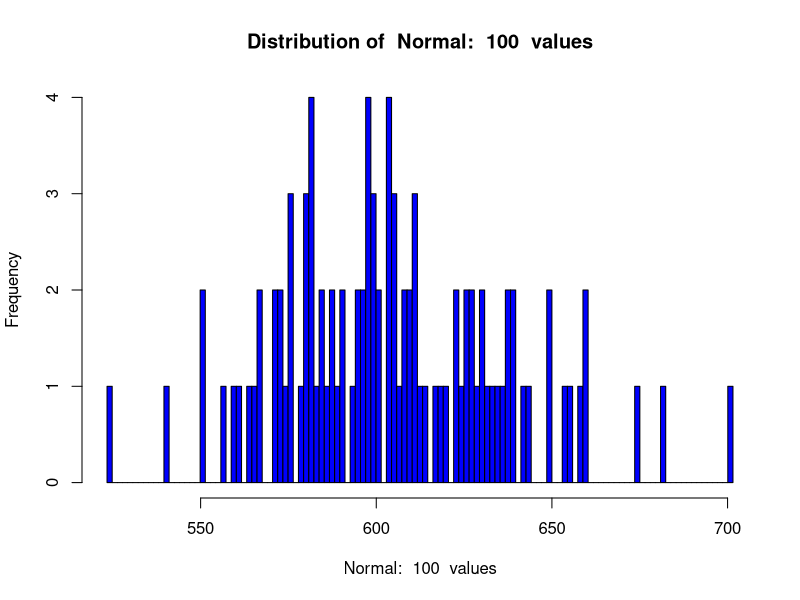
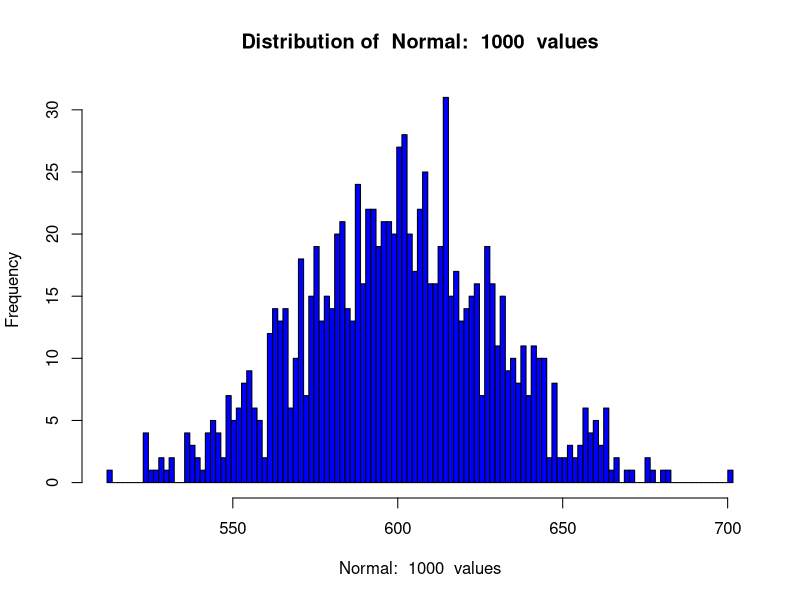
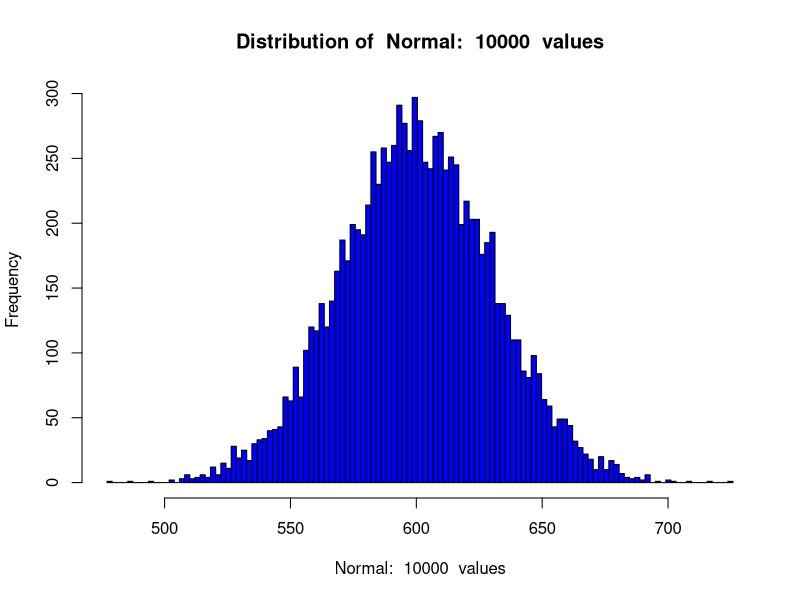
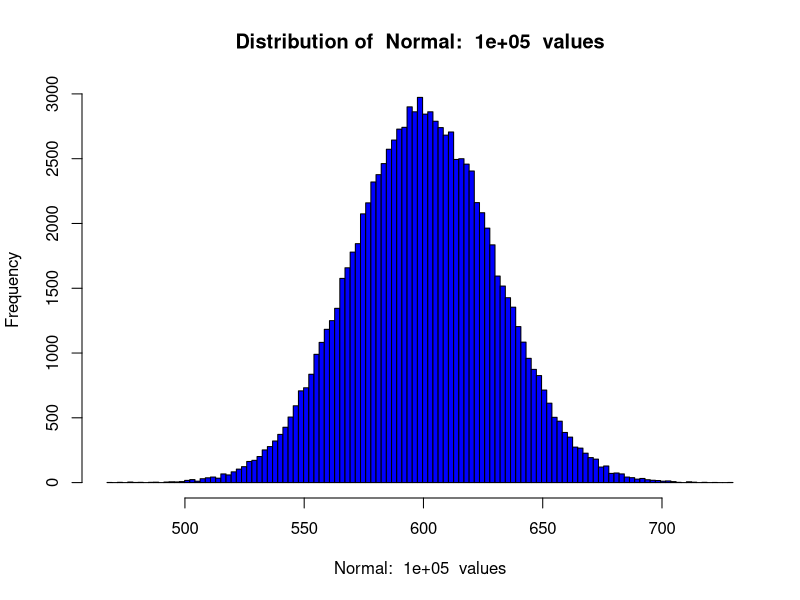
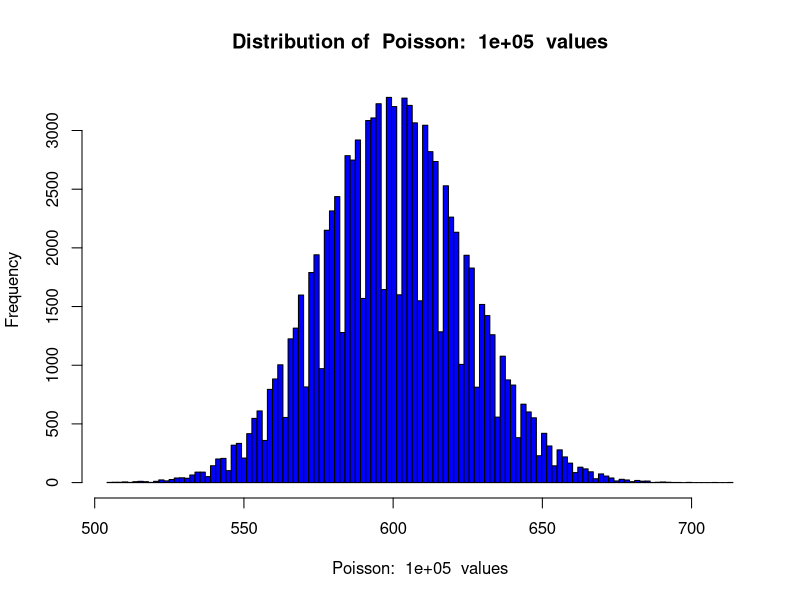
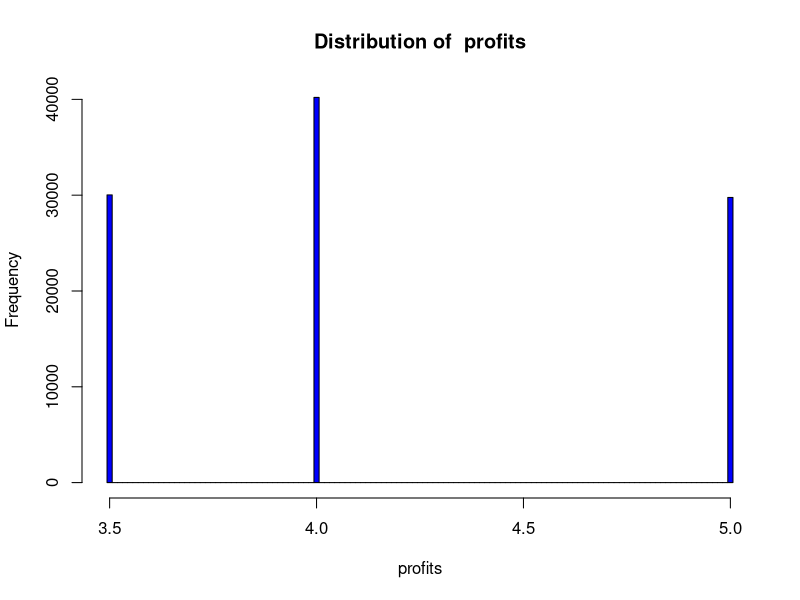
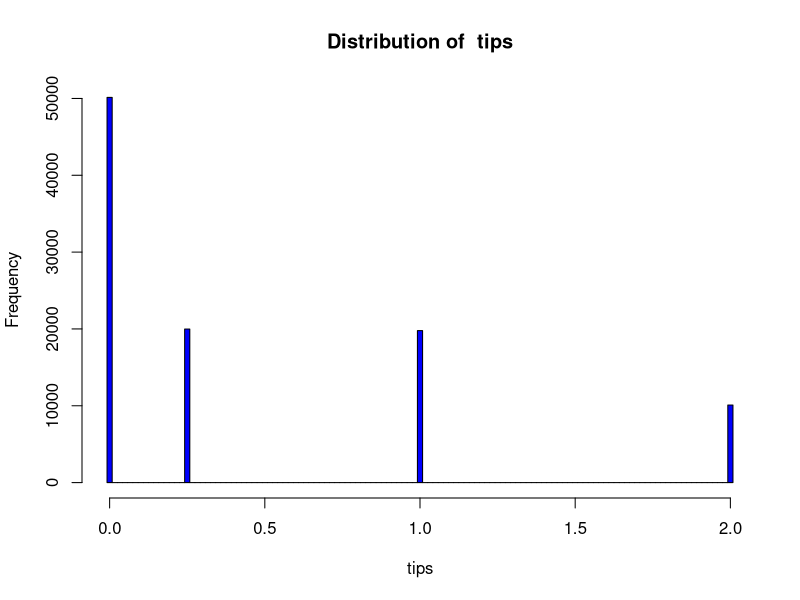
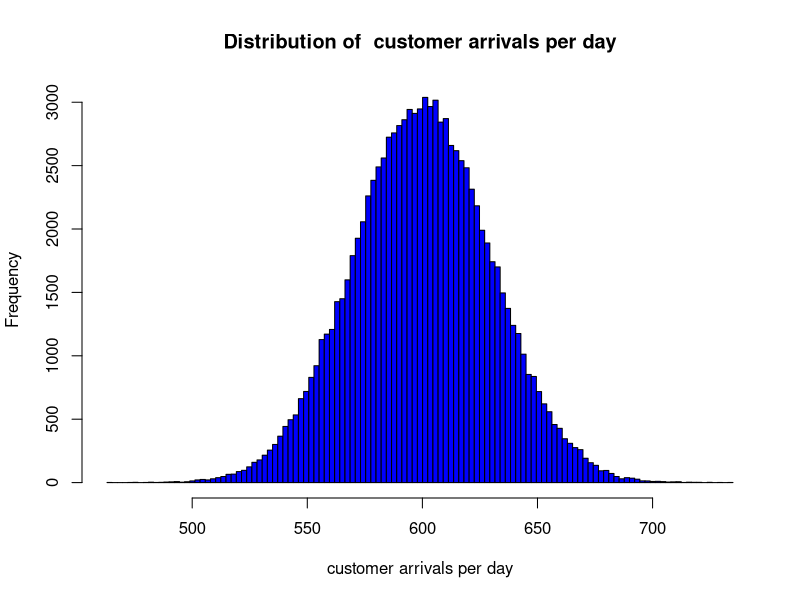

Reproduce these figures in R, in order.

## Computes the two-sided empirical confidence intervals or quantiles for the input values
comp.ci <- function(vec, quantile = 0.05){
  ## Compute the upper and lower emperical quantiles
  lower <- quantile/2.0
  upper <- 1.0 - lower
  c(quantile(vec, probs = lower, na.rm = TRUE),
    quantile(vec, probs = upper, na.rm = TRUE))
}

## Plots a histogram and returns summary statistics
dist.summary <- function(dist, name, num.bins = 120){
  ## function to plot and print a summary
  ## of the distribution  
  maxm <- max(dist)
  minm <- min(dist)
  bw <- (maxm - minm)/num.bins
  breaks <- seq(minm - bw/2, maxm + bw/2, by = bw)
  hist(dist, col = 'blue', breaks = breaks, xlab = name,
       main = paste('Distribution of ', name))
  
  std <- round(sd(dist), digits = 2)
  print(paste('Summary of', name, '; with std = ', std))
  print(summary(dist))
} 

## Simulates a Normal Distribution
sim.normal <- function(num, mean = 600, sd = 30){
  ## Simulate from a Normal distribution
  dist = rnorm(num, mean, sd)
  titl = paste('Normal: ', as.character(num), ' values')
  dist.summary(dist, titl)     
  print('Empirical 95% CIs')
  print(comp.ci(dist))
  NULL
}

nums <- c(100, 1000, 10000, 100000)
lapply(nums, sim.normal)

## Simulates a Poisson Distribution
sim.poisson <- function(num, mean = 600){
  ## Simulate from a Poisson distribution
  dist = rpois(num, mean)
  titl = paste('Poisson: ', as.character(num), ' values')
  dist.summary(dist, titl)    
  print('Empirical 95% CIs')
  print(comp.ci(dist))
  NULL
}

sim.poisson(100000)

## LAB EXAMPLE: Lemonade Stand Income

## Generates the profit from the uniform distribution
profits <- function(num){  
  unif <- runif(num)
  ifelse(unif < 0.3, 5,
         ifelse(unif < 0.6, 3.5, 4))
}

prfts <- profits(100000)
dist.summary(prfts, 'profits')

tips <- function(num){
  ## Generates the tips from the uniform distribution
  unif <- runif(num)
  ifelse(unif < 0.5, 0,
         ifelse(unif < 0.7, 0.25, 
                ifelse(unif < 0.9, 1, 2)))
}

tps <- tips(100000)
dist.summary(tps, 'tips')


sim.lemonade <- function(num, mean = 600, sd = 30, pois = FALSE){
  ## Simulate the profits and tips for
  ## a lemonade stand.
  
  ## number of customer arrivals
  if(pois){
    arrivals <- rpois(num, mean)
  } else {
   arrivals <- rnorm(num, mean, sd) 
  }
  dist.summary(arrivals, 'customer arrivals per day')
  
  ## Compute distibution of average profit per arrival
  proft <- profits(num) 
  dist.summary(proft, 'profit per arrival')
  
  ## Total profits are profit per arrival 
  ## times number of arrivals.
  total.profit <- arrivals * proft 
  dist.summary(total.profit, 'total profit per day')
  
  ## Compute distribution of average tips per arrival
  tps <- tips(num) 
  dist.summary(tps, 'tips per arrival')
  
  ## Compute average tips per day
  total.tips <- arrivals * tps
  dist.summary(total.tips, 'total tips per day')
  
  ## Compute total profits plus total tips and normalize.
  total.take <- total.profit + total.tips
  dist.summary(total.take, 'total net per day')
}


## simulation for 100,000 values, using the default mean and standard deviation
sim.lemonade(100000)

## simulation for 100,000 values with the expected number of customer arrivals per day increased to 1200 
## and a standard deviation of 40
sim.lemonade(10000, 1200, 40)


